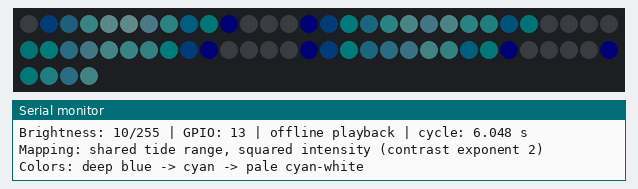
A sketch run on a simulated ESP32. Shown: 64 RGB LEDs in strip order, left to right, continuing on the next row, the last lines printed to the serial monitor. Dim RGB values are drawn brighter than linear.

Above: at 0.68 s.
At 5.79 s:
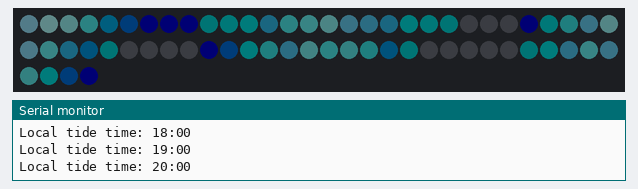
At 10.9 s:
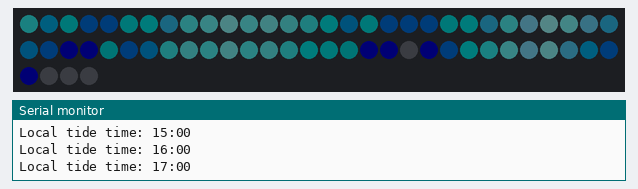
At 20.27 s:
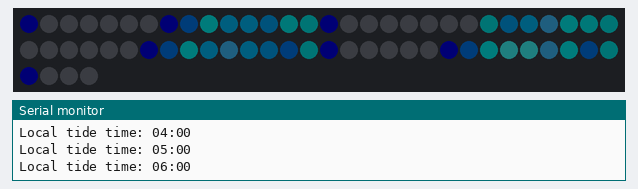
At 29.67 s:
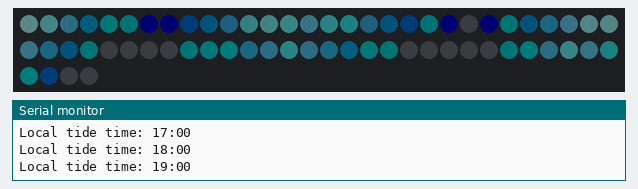
At 39.65 s:
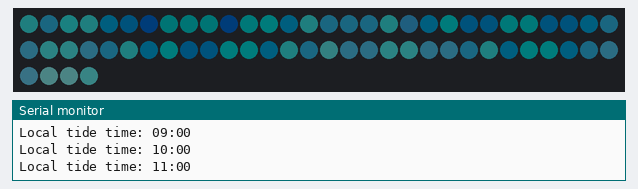

The sketch:

led_matrix_final.ino
```cpp
#include <Adafruit_NeoPixel.h>
#include "tide_data.h"

// Hardware: Adafruit Feather ESP32 V2, 64 NeoPixels, DIN -> GPIO 13.
constexpr uint8_t LED_PIN = 13;
constexpr uint8_t MAX_BRIGHTNESS = 10;  // NeoPixel global limit, 0..255.
constexpr uint32_t FRAME_DELAY_MS = 63; // 96 samples x 63 ms = 6.048 s/day.
constexpr uint32_t RENDER_INTERVAL_MS = 20;

// Dates follow physical LED order: day 0 is oldest, day 63 is most recent.
Adafruit_NeoPixel matrix(TIDE_DAYS, LED_PIN, NEO_GRB + NEO_KHZ800);
uint32_t lastFrameAt = 0;
uint32_t lastRenderAt = 0;
uint8_t frame = 0;

float tideAt(uint8_t day, uint8_t sample) {
  // Read a signed tide height in millimeters from flash memory.
  return static_cast<int16_t>(pgm_read_word(&TIDE_MM[day][sample]));
}

void renderFrame(float blend) {
  // All dates share one playback clock; adjacent 15-minute predictions are interpolated.
  // Hold the final 23:45 sample until the cycle restarts at 00:00.
  const uint8_t next = frame + 1 < TIDE_SAMPLES_PER_DAY ? frame + 1 : frame;
  for (uint8_t day = 0; day < TIDE_DAYS; ++day) {
    const float tide = tideAt(day, frame) * (1.0f - blend) + tideAt(day, next) * blend;
    const float normalized = constrain(
        (tide - TIDE_MIN_MM) / (TIDE_MAX_MM - TIDE_MIN_MM), 0.0f, 1.0f);
    // Squared intensity dims low tides; the shared range allows comparisons by date.
    const float intensity = normalized * normalized;
    const uint8_t level = static_cast<uint8_t>(intensity * 255.0f + 0.5f);
    // Tide height controls a deep blue -> cyan -> pale cyan-white color gradient.
    // The blue channel sets the peak RGB level; red and green determine the hue.
    const float red = normalized <= 0.5f
        ? 10.0f : 10.0f + 180.0f * (normalized * 2.0f - 1.0f);
    const float green = normalized <= 0.5f
        ? 60.0f + 155.0f * normalized * 2.0f
        : 215.0f + 40.0f * (normalized * 2.0f - 1.0f);
    matrix.setPixelColor(day,
        static_cast<uint8_t>(level * red / 255.0f + 0.5f),
        static_cast<uint8_t>(level * green / 255.0f + 0.5f),
        level);
  }
  matrix.show();
}

void setup() {
  Serial.begin(115200);
  matrix.begin();
  matrix.setBrightness(MAX_BRIGHTNESS);
  matrix.clear();
  matrix.show();
  delay(500);
  Serial.println("SF NOAA historical-date tide predictions | station 9414290");
  Serial.printf("Dates: %s through %s | 64 LEDs, one day per LED\n",
                TIDE_START_DATE, TIDE_END_DATE);
  Serial.printf("96 samples/day | local SF time | MLLW %.3f to %.3f m\n",
                TIDE_MIN_MM / 1000.0f, TIDE_MAX_MM / 1000.0f);
  Serial.printf("Brightness: %u/255 | GPIO: %u | offline playback | cycle: %.3f s\n",
                MAX_BRIGHTNESS, LED_PIN, FRAME_DELAY_MS * TIDE_SAMPLES_PER_DAY / 1000.0f);
  Serial.println("Mapping: shared tide range, squared intensity (contrast exponent 2)");
  Serial.println("Colors: deep blue -> cyan -> pale cyan-white");
  lastFrameAt = lastRenderAt = millis();
  renderFrame(0.0f);
}

void loop() {
  const uint32_t now = millis();
  if (now - lastFrameAt >= FRAME_DELAY_MS) {
    const uint32_t steps = (now - lastFrameAt) / FRAME_DELAY_MS;
    frame = (frame + steps) % TIDE_SAMPLES_PER_DAY;
    lastFrameAt += steps * FRAME_DELAY_MS;
    if (frame % 4 == 0) {
      Serial.printf("Local tide time: %02u:%02u\n", frame / 4, (frame % 4) * 15);
    }
  }
  if (now - lastRenderAt >= RENDER_INTERVAL_MS) {
    lastRenderAt = now;
    renderFrame((now - lastFrameAt) / static_cast<float>(FRAME_DELAY_MS));
  }
}
```

Source omitted: tide_data.h (35663 bytes)
